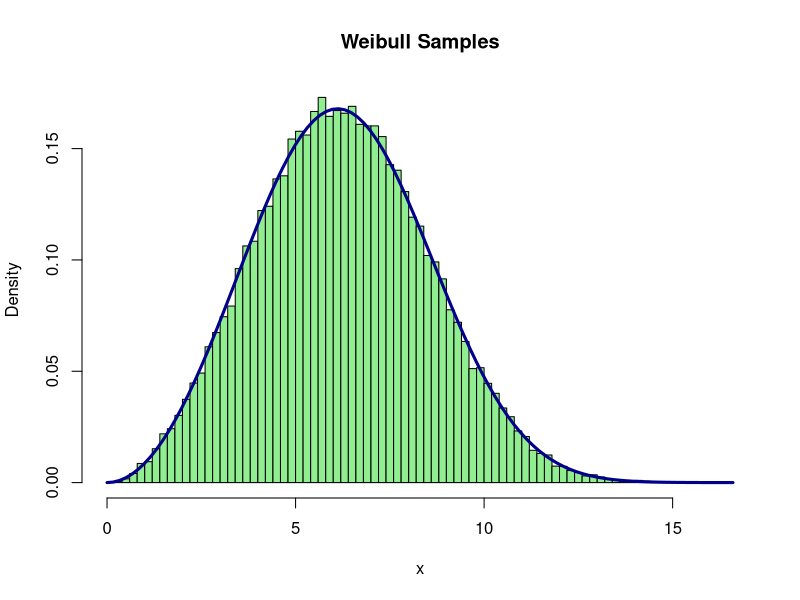

Generate this figure with R:
# Let h represent lambda
weibullinverse<-function(n,k,h) {
  
  if (n<=0 | k<=0 | h<=0) {
    stop("n,k,and h have to be greater than 0")
  }
  
  U<-runif(n)
  X<-h*(-log(1-U))^(1/k)
  return(X)
}

n<- 50000
k<- 3
h<- 7

samples<-weibullinverse(n,k,h)
builtinsamples<-rweibull(n, shape = k, scale = h)

builtinmean<- mean(rweibull(n, shape = k, scale = h))  
builtinvar<- var(rweibull(n, shape = k, scale = h))    

samplemean <- mean(samples)
samplevar <- var(samples)

message("Mean using built-in:", builtinmean, "\n")
message("Mean using sample:", samplemean, "\n")
message("Variance using built-in:", builtinvar, "\n")
message("Variance using sample:", samplevar, "\n")

#Comparing both mean and variance values calculated through the sample function and the built-in R function shows that my code is correct because the numbers are relatively close.

quantiles<- seq(0.1, 0.9, by = 0.1)  

quantilessample <- quantile(weibullinverse(n, k, h), quantiles)
quantilesbuiltin <- qweibull(quantiles, k, h)  

table<-data.frame(
  Quantiles = quantiles,
  Sample = quantilessample,
  Theoretical = quantilesbuiltin
)

print(table)

#Comparing the quantiles from the sample and the quantiles from the built-in also show that my code is correct with similar values again.

hist(samples, probability = TRUE, breaks = 100, col = "lightgreen", border = "black",
     main = "Weibull Samples",
     xlab = "x", ylab = "Density")
curve(dweibull(x, shape = k, scale = h), col = "darkblue", lwd = 3, add = TRUE) 


#The histogram shows the sample density and the curve shows the density using the built-in R function. The curve (PDF) overlaps the histogram (CDF) and shows that the code is correct for the sample.

